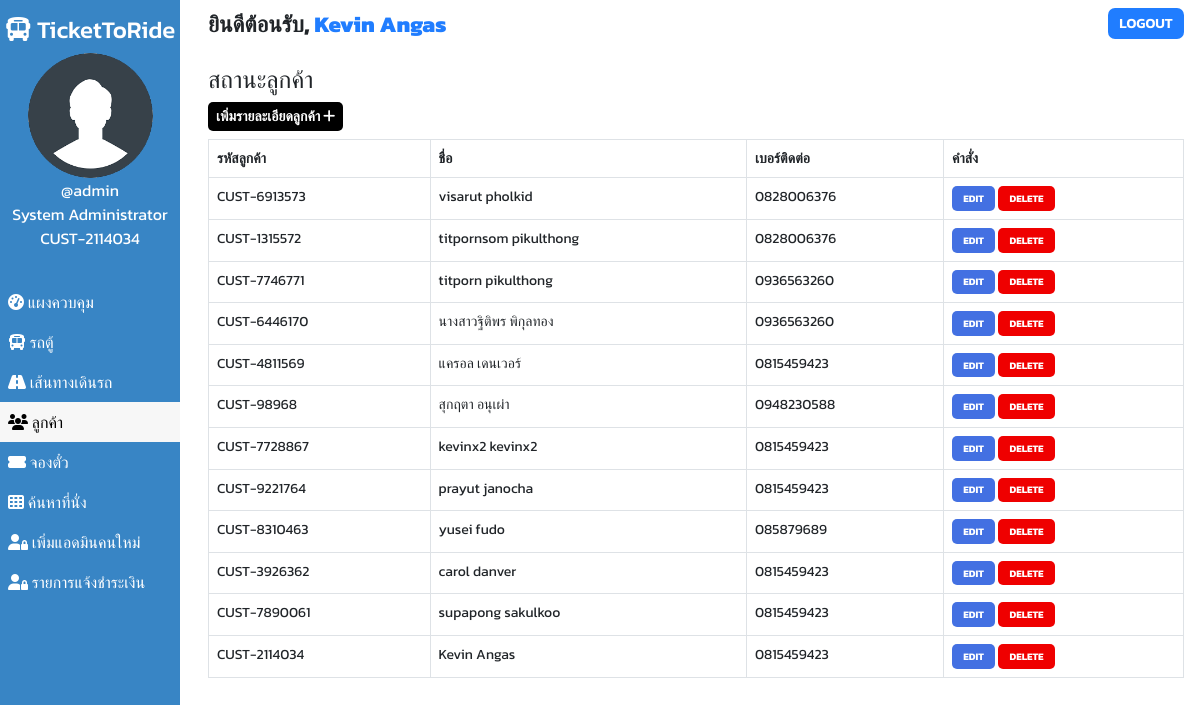
Page /admin/customer.php (signed in) on the committed database.
### tables this page shows
CREATE TABLE `users` (
  `user_id` int(11) NOT NULL,
  `user_fullname` varchar(100) DEFAULT NULL,
  `user_name` varchar(30) DEFAULT NULL,
  `user_password` varchar(255) DEFAULT NULL,
  `user_created` datetime NOT NULL DEFAULT current_timestamp(),
  `customer_id` varchar(255) DEFAULT NULL,
  `role` varchar(50) DEFAULT NULL
);

CREATE TABLE `customers` (
  `id` int(100) NOT NULL,
  `customer_id` varchar(255) DEFAULT NULL,
  `customer_name` varchar(30) NOT NULL,
  `customer_phone` varchar(10) NOT NULL,
  `customer_created` datetime NOT NULL DEFAULT current_timestamp()
);

### admin/customer.php (the view, shortened to what this page needs)
<!DOCTYPE html>
<html lang="en">
<head>
    <link href="https://cdn.jsdelivr.net/npm/bootstrap@5.0.1/dist/css/bootstrap.min.css" rel="stylesheet">
    <?php
        $page="customer";
    ?>
</head>
<body>
    <?php require '../assets/partials/_admin-header.php';?>
        <?php
            $resultSql = "SELECT * FROM `customers` ORDER BY customer_created DESC";
            $resultSqlResult = mysqli_query($conn, $resultSql);
            if(!mysqli_num_rows($resultSqlResult)){ ?>
                <div class="container mt-4">
                    <div id="noCustomers" class="alert alert-dark " role="alert">
                        <h1 class="alert-heading">ไม่พบลูกค้า!!</h1>
                        <p class="fw-light">กรุณาเพิ่มลูกค้าด้วยค่ะ!</p>
                        <hr>
                        <div id="addCustomerAlert" class="alert alert-success" role="alert">
                                Click on <button id="add-button" class="button btn-sm"type="button"data-bs-toggle="modal" data-bs-target="#addModal">เพิ่ม <i class="fas fa-plus"></i></button> เพื่อเพิ่มลูกค้า!
                        </div>
                    </div>
                </div>
            <?php }
            else { ?>
            <section id="customer">
                <div id="head">
                    <h4>สถานะลูกค้า</h4>
                </div>
                <div id="customer-results">
                    <div>
                        <button id="add-button" class="button btn-sm"type="button"data-bs-toggle="modal" data-bs-target="#addModal">เพิ่มรายละเอียดลูกค้า <i class="fas fa-plus"></i></button>
                    </div>
                    <table class="table table-hover table-bordered">
                        <thead>
                            <th>รหัสลูกค้า</th>
                            <th>ชื่อ</th>
                            <th>เบอร์ติดต่อ</th>
                            <th>คำสั่ง</th>
                        </thead>
                        <?php
                            while($row = mysqli_fetch_assoc($resultSqlResult))
                            {
                                $id = $row["id"];
                                $customer_id = $row["customer_id"];
                                $customer_name = $row["customer_name"];
                                $customer_phone = $row["customer_phone"];
                        ?>
                        <tr>
                            <td>
                                <?php
                                    echo $customer_id;
                                ?>
                            </td>
                            <td>
                                <?php
                                    echo $customer_name;
                                ?>
                            </td>
                            <td>
                                <?php
                                    echo $customer_phone;
                                ?>
                            </td>
                            <td>
                            <button class="button edit-button " data-link="<?php echo $_SERVER['REQUEST_URI']; ?>" data-id="<?php
                                                echo $customer_id;?>" data-name="<?php
                                                echo $customer_name;?>" data-phone="<?php
                                                echo $customer_phone;?>"
                                                >Edit</button>
                                            <button class="button delete-button" data-bs-toggle="modal" data-bs-target="#deleteModal" data-id="<?php
                                                echo $id;?>">Delete</button>
                            </td>
                        </tr>
                    <?php
                        }
                    ?>
                    </table>
                </div>
            </section>
            <?php } ?>
        </div>
    </main>
</body>
</html>

### assets/partials/_admin-header.php (shortened to what this page needs)
<?php
    $conn = db_connect();
    $user_id = $_SESSION['user_id'];
    $sql = "SELECT * FROM users WHERE user_id = $user_id";
    $result = mysqli_query($conn, $sql);
    if($row = mysqli_fetch_assoc($result))
    {
        $user_fullname = $row["user_fullname"];
        $user_name = $row["user_name"];
        $role = $row["role"];
    }
?>
    <main id="container">
        <div id="sidebar">
            <h4><i class="fas fa-bus"></i> TicketToRide</h4>
            <div>
                <img class="adminDp" src="../assets/img/userav-min.png" height="125px" alt="Admin Profile Pic">
                <p>
                    <?php  echo '@'.$user_name;  ?>
                </p>
                <?php if($role == "admin"){
                    echo "<p>System Administrator</p>";
                }
                    else{
                        echo "<p>Member</p>";
                    }
                 ?>
                <p><?php
                $sql = "SELECT * FROM customers";
                $result = mysqli_query($conn, $sql);
                $data = mysqli_fetch_all($result, MYSQLI_ASSOC);
                foreach($data AS $row) {
                   if($row['customer_name'] == $user_fullname){
                       $customer_id = $row['customer_id'];
                       echo $customer_id;
                   }
                }
                ?></p>
            </div>
            <ul id="options">
                <li class="option <?php if($page=='dashboard'){ echo 'active';}?>">
                    <a href="./dashboard.php">
                    <i class="fas fa-tachometer-alt"></i> แผงควบคุม
                    </a>
                </li>
                <li class="option <?php if($page=='bus'){ echo 'active';}?>">
                    <a href="./bus.php">
                    <i class="fas fa-bus"></i> รถตู้
                    </a>
                </li>
                <li class="option <?php if($page=='route'){ echo 'active';}?>">
                    <a href="./route.php">
                    <i class="fas fa-road"></i> เส้นทางเดินรถ
                    </a>
                </li>
                <?php if($role == "admin"){ ?>
                <li class="option <?php if($page=='customer'){ echo 'active';}?>">
                    <a href="./customer.php">
                    <i class="fas fa-users"></i> ลูกค้า
                    </a>
                </li>
                <?php  } ?>
                <li class="option <?php if ((basename($_SERVER['PHP_SELF']) == 'booking.php')) { echo 'active';}?>">
                    <a href="./booking.php">
                    <i class="fas fa-ticket-alt"></i> จองตั๋ว
                    </a>
                </li>
                <li class="option <?php if($page=='seat'){ echo 'active';}?>">
                    <a href="./seat.php">
                    <i class="fas fa-th"></i> ค้นหาที่นั่ง
                    </a>
                </li>
                <?php if($role == "admin"){ ?>
                <li class="option <?php if($page=='signup'){ echo 'active';}?>">
                    <a href="./signup.php">
                    <i class="fas fa-user-lock"></i> เพิ่มแอดมินคนใหม่
                    </a>
                </li>
                <?php  } ?>
                <?php if($role == "admin"){ ?>
                <li class="option <?php if ((basename($_SERVER['PHP_SELF']) == 'invoice.php')) { echo 'active';}?>">
                    <a href="./invoice.php">
                    <i class="fas fa-user-lock"></i> รายการแจ้งชำระเงิน
                    </a>
                </li>
                <?php  } ?>
            </ul>
        </div>
        <div id="main-content">
            <section id="welcome">
                <ul>
                    <li class="welcome-item">ยินดีต้อนรับ,
                        <span id="USER">
                            <?php
                                echo $user_fullname;
                            ?>
                        </span>
                    </li>
                    <li class="welcome-item">
                        <button id="logout" class="btn-sm">
                            <a href="../assets/partials/_logout.php">LOGOUT</a>
                        </button>
                    </li>
                </ul>
            </section>

### assets/styles/admin.php (style rules this page uses)
body { margin: 0; box-sizing: border-box; font-family: 'Kanit', sans-serif; background-color: white; }
html { scroll-behavior: smooth; }
*, *::after, *::before { box-sizing: inherit; }
#USER { color: #207DFF; }
.adminDp { border-radius: 50%; }
#welcome { background-color: white; }
#welcome ul { display: flex; justify-content: space-between; list-style-type: none; padding: 0; margin: 0; }
#welcome li { margin: 0 1rem; padding: 0.5rem 0; }
#welcome li:first-child { font-weight: 800; font-size: 1.4rem; }
#logout { padding: 0.3rem 0.7rem; background-color: #207DFF; font-weight: 600; outline: none; border: none; border-radius: 7px; }
#logout a { color: white; text-decoration: none; }
@media only screen and (min-width:1000px) { #sidebar { text-align: center; background-color: #3885c5; color: white; width: 15%; position: fixed; top: 0%; padding-top: 1rem; z-index: 2; height: 100vh; } }
@media only screen and (min-width:1000px) { #sidebar p { margin: 0; } }
@media only screen and (min-width:1000px) { #sidebar ul { margin-top: 2rem; } }
@media only screen and (min-width:1000px) { #options { list-style-type: none; text-align: left; padding-left: 0; } }
@media only screen and (min-width:1000px) { .option a { display: block; padding: 0.5rem; text-decoration: none; color: inherit; } }
@media only screen and (min-width:1000px) { .active { background-color:#f7f7f7; color:black; } }
@media only screen and (min-width:1000px) { #main-content { margin-left: 16%; } }

### assets/styles/admin-options.php (style rules this page uses)
* { font-family: Kanit; }
#booking #head, #customer #head, #route #head, #seat #head, #bus #head { padding-top: 1rem; }
#booking, #customer, #route, #bus, #seat { padding: 0 1rem; }
#booking-results > div, #customer-results > div, #route-results > div, #bus-results > div { margin-bottom: 0.5rem; }
#booking-results button, #customer-results button, #route button, #bus-results button { border-radius: 5px; }
.button { border: none; font-weight: bold; text-transform: uppercase; }
#add-button { background-color: black; color: white; }
table { font-size: 14px; }
#bus .edit-button, #bus .delete-button, #route .edit-button, #route .delete-button, #customer .edit-button, #customer .delete-button { padding: 0.3rem 0.7rem; }
table th,td { padding-left: 0.3rem; }
table button { color: white; }
.edit-button { background-color: #4370E2; }
.delete-button { background-color: #EF0000; }
.edit-button, .delete-button { font-size: 10px }

### rows in the picture
users: user_name "admin", user_fullname "Kevin Angas"
customers: customer "CUST-2114034", customer_name "Kevin Angas", customer_phone "0815459423"
customers: customer "CUST-6913573", customer_name "visarut pholkid", customer_phone "0828006376"
customers: customer "CUST-1315572", customer_name "titpornsom pikulthong", customer_phone "0828006376"
customers: customer "CUST-7746771", customer_name "titporn pikulthong", customer_phone "0936563260"
customers: customer "CUST-6446170", customer_name "นางสาวฐิติพร พิกุลทอง", customer_phone "0936563260"
customers: customer "CUST-4811569", customer_name "แครอล เดนเวอร์", customer_phone "0815459423"
customers: customer "CUST-98968", customer_name "สุกฤตา อนุเผ่า", customer_phone "0948230588"
customers: customer "CUST-7728867", customer_name "kevinx2 kevinx2", customer_phone "0815459423"
customers: customer "CUST-9221764", customer_name "prayut janocha", customer_phone "0815459423"
customers: customer "CUST-8310463", customer_name "yusei fudo", customer_phone "085879689"
customers: customer "CUST-3926362", customer_name "carol danver", customer_phone "0815459423"
customers: customer "CUST-7890061", customer_name "supapong sakulkoo", customer_phone "0815459423"
